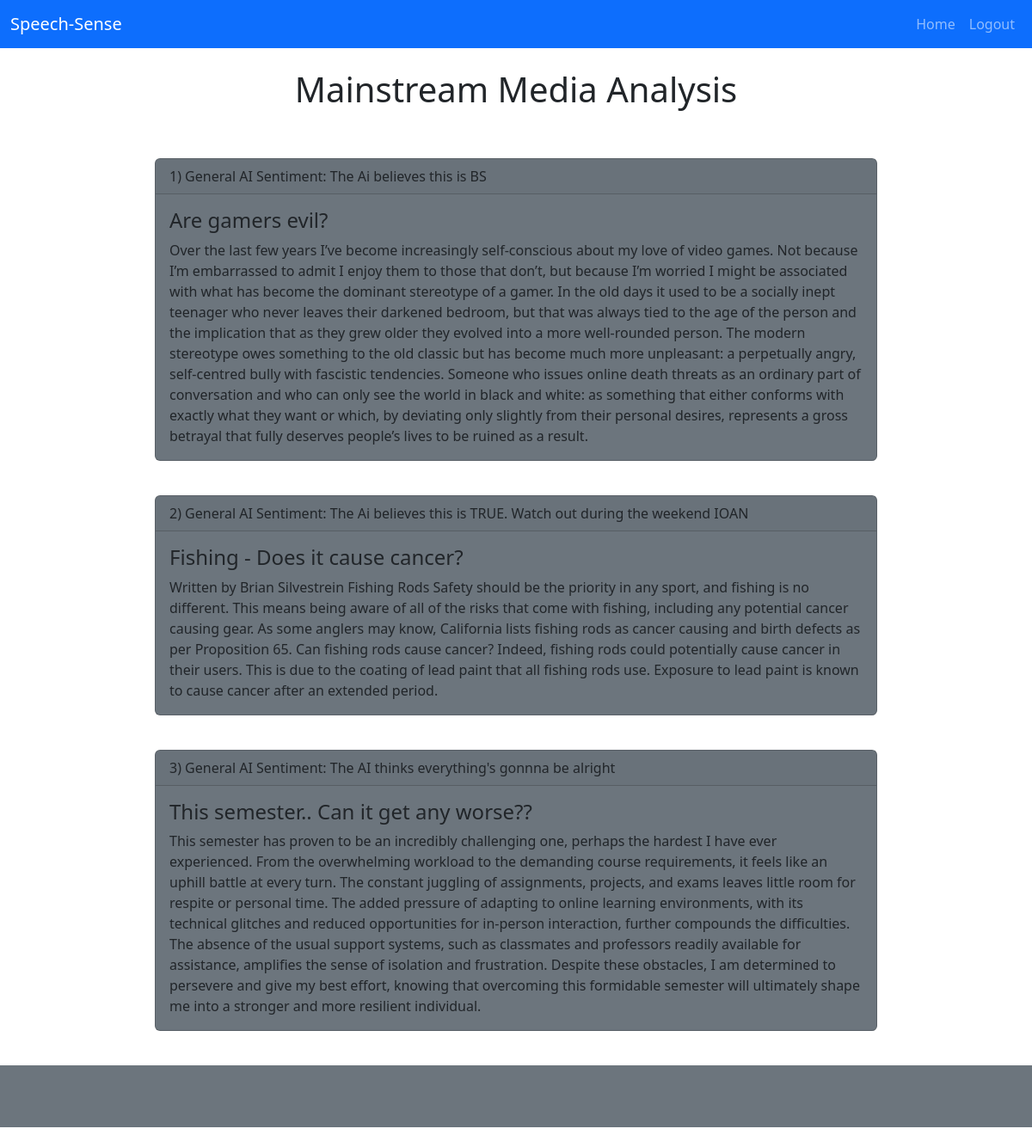
Page / (signed in) on the earlier database version.
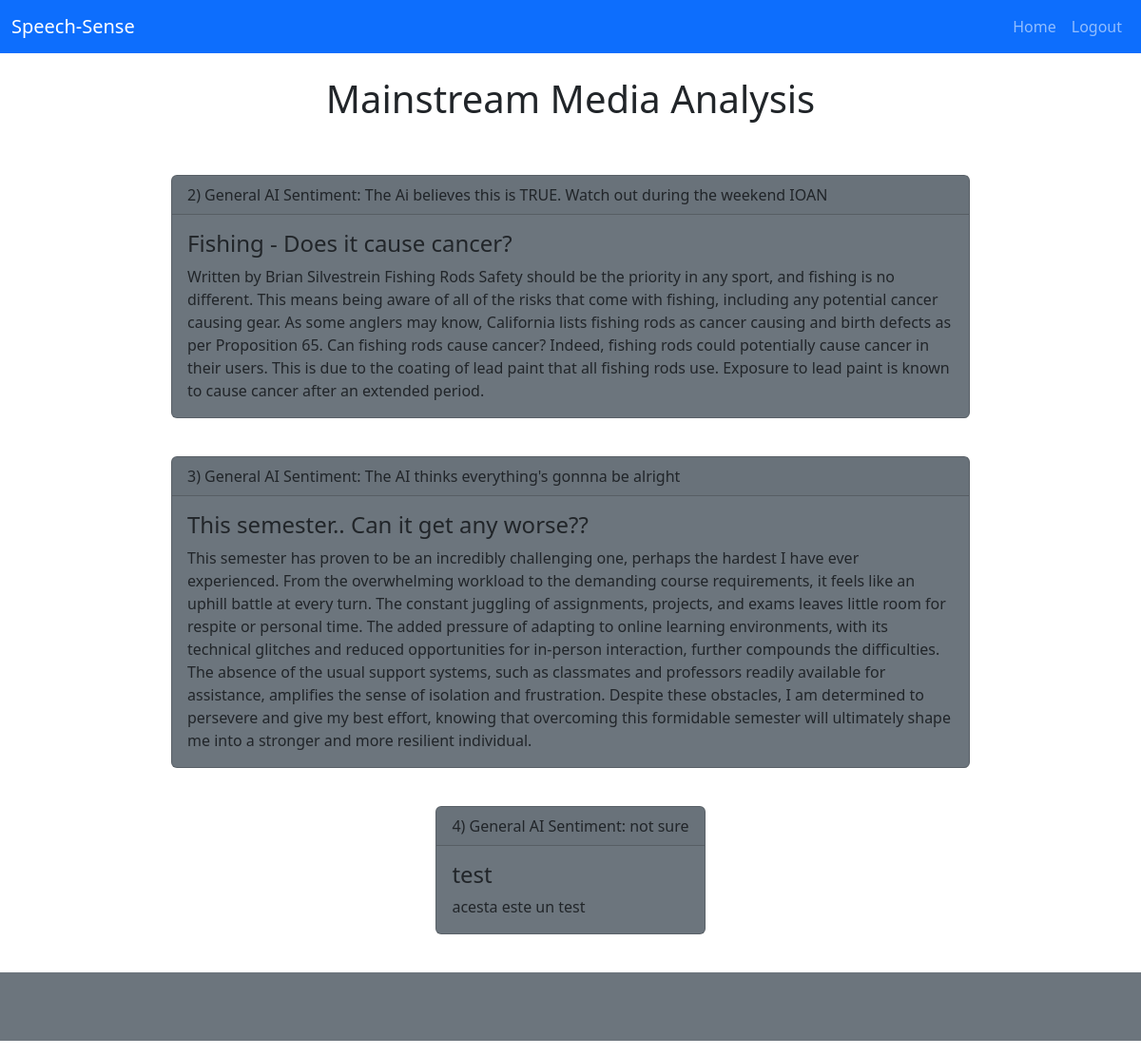
Same page on the later database version.
### website/models.py (models this page shows)
class Articles(db.Model):
    id = db.Column(db.Integer, primary_key=True)
    title = db.Column(db.String(1000))
    content = db.Column(db.String(10000))
    sentiment = db.Column(db.String(1000))

### website/views.py (the view)
@views.route('/', methods=['GET', 'POST'])
@login_required
def home():
    articles = Articles.query.all()
    return render_template("home.html", user=current_user, articles=articles)

### website/__init__.py (called while the page is built)
def create_app():
    app = Flask(__name__)
    app.config['SECRET_KEY'] = 'SECRET Key For App Encryption (cookies and session data)'
    app.config['SQLALCHEMY_DATABASE_URI'] = f'sqlite:///{DB_NAME}' # fstring -> it allows vars
    db.init_app(app)
    from .views import views
    from .auth import auth
    app.register_blueprint(views, url_prefix='/') # all urls start with /
    app.register_blueprint(auth, url_prefix='/')
    from .models import User, Note
    with app.app_context():
        db.create_all()
    login_manager = LoginManager()
    login_manager.login_view = 'auth.login'
    login_manager.init_app(app)
    ROOT_DIR = path.dirname(path.abspath("__init__.py"))
    print(ROOT_DIR)
    @login_manager.user_loader
    def load_user(id):
        return User.query.get(int(id))
    return app

### website/templates/home.html (shortened to what this page needs)
{% extends "base.html" %}
{% block content%}
  <h1 align="center">Mainstream Media Analysis</h1>
  <br><br>
  {% for article in articles %}
    <div class="d-flex justify-content-center">
      <div class="card bg-secondary mb-3" style="max-width: 70vw;">
        <div class="card-header">{{article.id}}) General AI Sentiment: {{ article.sentiment }}</div>
        <div class="card-body">
          <h4 class="card-title">{{ article.title }}</h4>
          <p class="card-text">{{ article.content }}</p>
        </div>
      </div>
    </div>
    <br>
  {% endfor %}
{% endblock %}

### website/templates/base.html (shortened to what this page needs)
<!DOCTYPE html>
<html>
  <head>
    <link
      rel="stylesheet"
      href="{{ url_for('static', filename='node_modules/bootswatch/dist/lux/bootstrap.min.css') }}"
    />
    <link
      rel="stylesheet"
      href="{{ url_for('static', filename='css/login.css') }}"
    />
    <link
      rel="stylesheet"
      href="https://stackpath.bootstrapcdn.com/font-awesome/4.7.0/css/font-awesome.min.css"
    />
  </head>
  <body>
    <nav class="navbar navbar-expand-lg navbar-dark bg-primary">
      <div class="container-fluid">
        <div class="navbar-header">
          <a class="navbar-brand" href="/">Speech-Sense</a>
        </div>
        <ul class="nav navbar-nav navbar-right">
          {% if user.is_authenticated %}
          <li>
            <a class="nav-item nav-link" id="home" href="/">Home</a>
          </li>
          <li>
            <a class="nav-item nav-link" id="logout" href="/logout">Logout</a>
          </li>
          {% endif %}
        </ul>
      </div>
    </nav>
    <br>
    <div class="container">{% block content %} {% endblock %}</div>
  </body>
  <footer class="bg-secondary">
    <br><br><br>
  </footer>
</html>

Differences in the rows shown:
removed Articles: id "1", sentiment "The Ai believes this is BS", title "Are gamers evil?", content "Over the last few years I’ve become increasingly self-conscious about my love of video games. Not because I’m embarrassed to admit I enjoy them to those that don’t, but because I’m worried I might be associated with what has become the dominant stereotype of a gamer. In the old days it used to be a socially inept teenager who never leaves their darkened bedroom, but that was always tied to the age of the person and the implication that as they grew older they evolved into a more well-rounded person. The modern stereotype owes something to the old classic but has become much more unpleasant: a perpetually angry, self-centred bully with fascistic tendencies. Someone who issues online death…"
added Articles: id "4", sentiment "not sure", title "test", content "acesta este un test"
